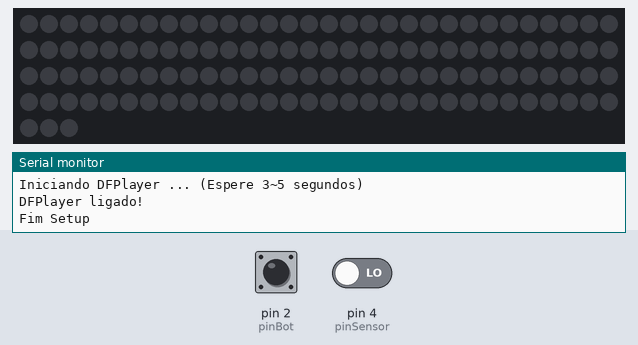
Recording of a sketch running on a simulated Arduino Uno, built with avr-gcc and run on an emulated ATmega328P. Shown: 123 RGB LEDs in strip order, left to right, continuing on the next row, the last lines printed to the serial monitor. The inputs (shaded band) are chosen by the test bench; at power-on: pin 2 (pinBot) HIGH, pin 4 (pinSensor) LOW. Dim RGB values are drawn brighter than linear; the audio player accepts every command and is not drawn.

Above: at 1.7 s.
1.8 s: pin 2 (pinBot) pulled LOW for 0.15 s
At 2.59 s:
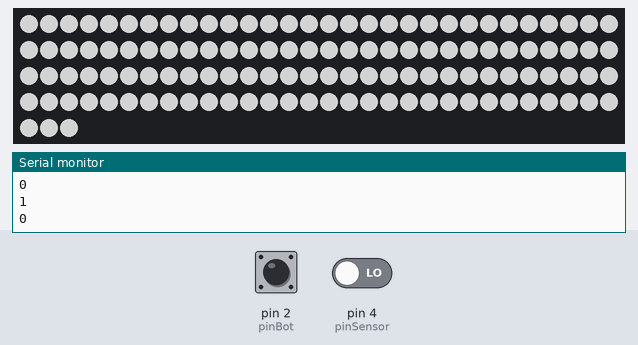
At 4.4 s:
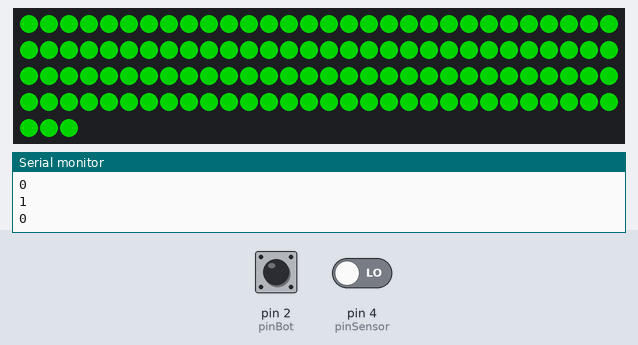
10.1 s: pin 2 (pinBot) pulled LOW for 1 s
At 10.6 s:
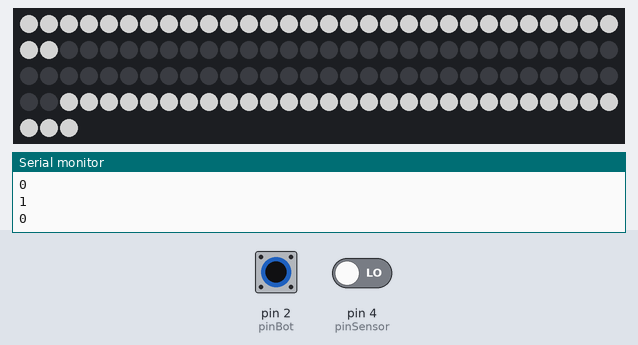
Timing chart, 0 to 13.1 s (numbered marks = the images above; inputs shaded):
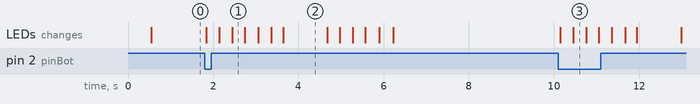

The sketch:

CodigoSabre-Sketch.ino
```cpp
#include "SoftwareSerial.h"
#include "DFRobotDFPlayerMini.h"

#include <Adafruit_NeoPixel.h>
#ifdef __AVR__
 #include <avr/power.h>
#endif

// DEFINIÇÕES DE PINOS --------------------------------------------------------------------------------

#define pinRx 10
#define pinTx 11
#define pinBot 2
#define pinSensor 4
#define pinLed 6

// DEFINIÇÕES -----------------------------------------------------------------------------------------

#define volumeMP3 20
#define NUMPIXELS 123
#define DEBUG

// INSTANCIANDO OBJETOS -------------------------------------------------------------------------------

SoftwareSerial playerMP3Serial(pinRx, pinTx);
Adafruit_NeoPixel pixels(NUMPIXELS, pinLed, NEO_GRB + NEO_KHZ800);
DFRobotDFPlayerMini playerMP3;

// DECLARAÇÃO DE VARIÁVEIS ---------------------------------------------------------------------------

int control = 0;
int botao;
int esq1 = 123;
int esq2 = 123;
int dir1 = 0;
int dir2 = 0;
int cor = 127;

// SETUP --------------------------------------------------------------------------------------------

void setup() {
	Serial.begin(9600);
	playerMP3Serial.begin(9600);

  Serial.println();
  Serial.println(F("Iniciando DFPlayer ... (Espere 3~5 segundos)"));

  if (!playerMP3.begin(playerMP3Serial)) {  // COMUNICAÇÃO REALIZADA VIA SOFTWARE SERIAL
    Serial.println(F("Falha ao iniciar:"));
    Serial.println(F("1.Confira as conexões!"));
    Serial.println(F("2.Confira o cartão SD!"));
    while(true){
      delay(0);
    }
  }

  Serial.println(F("DFPlayer ligado!"));

  playerMP3.volume(volumeMP3);

	#ifdef DEBUG
		Serial.println("Fim Setup");
	#endif
  playerMP3.playFolder(2, 3);

  pinMode(pinBot,INPUT_PULLUP);

  #if defined(__AVR_ATtiny85__) && (F_CPU == 16000000)
  clock_prescale_set(clock_div_1);
  #endif

  pixels.begin();
}

//LOOP ----------------------------------------------------------------------------------------------

void loop() {

  botao = digitalRead(pinBot);

  // Operação de acionamento do sabre.
  // Executa o som de ligar e acende os leds conforme o padrão especificado.
  if(botao == 0 && control == 0){
    playerMP3.playFolder(1, 3);
    Serial.println("Tocando pasta 01, musica 003");
    Serial.println(control);
    Serial.println(digitalRead(pinBot));
    control = 1;
    Serial.println(control);
    Serial.println(digitalRead(pinBot));

    while(dir1<62){
      pixels.setPixelColor(dir1, pixels.Color(127, 127, 127));
      pixels.setPixelColor(esq1, pixels.Color(127, 127, 127));

      pixels.show();

      delay(5);

      esq1--;
      dir1++;
    }

     while(0 <= cor){
      while(dir2<62){
        pixels.setPixelColor(dir2, pixels.Color(cor,127, cor));
        pixels.setPixelColor(esq2, pixels.Color(cor,127,cor));

        dir2++;
        esq2--;
      }
      pixels.show();
      delay(2);

      dir2 = 0;
      esq2 = 123;
      cor--;
    }
    cor = 127;
    delay(1000);
  }

  // Operação de desligamento do sabre.
  // Executa o som de desligar e apaga os leds conforme o padrão especificado.
  if(botao == 1 && control == 1){
    playerMP3.playFolder(1, 1);
    Serial.println("Tocando pasta 01, musica 001");
    Serial.println(control);
    Serial.println(digitalRead(pinBot));
    control = 0;
    Serial.println(control);
    Serial.println(digitalRead(pinBot));

    while(dir1>=0){
      pixels.setPixelColor(dir1, pixels.Color(0, 0, 0));
      pixels.setPixelColor(esq1, pixels.Color(0, 0, 0));

      pixels.show();

      delay(20);

      esq1++;
      dir1--;
    }
    delay(1000);
  }

  // Operação de execução do som de movimento.
  // Quando o sensor é acionado, executa o som de movimento do sabre.
  if(digitalRead(pinSensor) == HIGH && !digitalRead(pinBot)){
    playerMP3.playFolder(1, 5);
    Serial.println("Tocando pasta 01, musica 005");
    delay(1000);
  }
}
```

Measured:
- after the input at 1.8 s, the LEDs: first change at once (image 1 shows a later state)
- after the input at 10.1 s, the LEDs: first change after 0.05 s (image 3 shows a later state)
